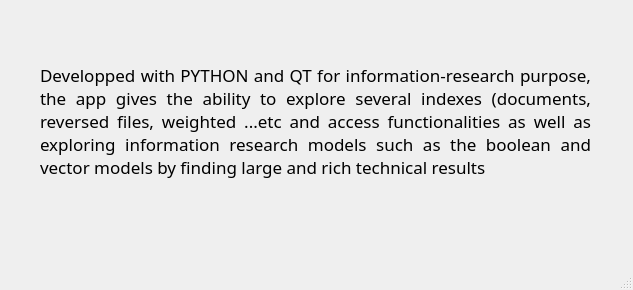
<?xml version="1.0" encoding="UTF-8"?>
<ui version="4.0">
 <class>MainWindow</class>
 <widget class="QMainWindow" name="MainWindow">
  <property name="geometry">
   <rect>
    <x>0</x>
    <y>0</y>
    <width>633</width>
    <height>290</height>
   </rect>
  </property>
  <property name="windowTitle">
   <string>About this app</string>
  </property>
  <widget class="QWidget" name="centralwidget">
   <widget class="QLabel" name="label">
    <property name="geometry">
     <rect>
      <x>40</x>
      <y>30</y>
      <width>551</width>
      <height>181</height>
     </rect>
    </property>
    <property name="maximumSize">
     <size>
      <width>16777215</width>
      <height>16777212</height>
     </size>
    </property>
    <property name="font">
     <font>
      <family>Sylfaen</family>
      <pointsize>13</pointsize>
     </font>
    </property>
    <property name="frameShadow">
     <enum>QFrame::Plain</enum>
    </property>
    <property name="text">
     <string>Developped with PYTHON and QT for information-research purpose, the app gives the ability to explore several indexes (documents, reversed files, weighted ...etc and access functionalities as well as exploring information research models such as the boolean and vector models by finding large and rich technical results</string>
    </property>
    <property name="textFormat">
     <enum>Qt::AutoText</enum>
    </property>
    <property name="alignment">
     <set>Qt::AlignJustify|Qt::AlignVCenter</set>
    </property>
    <property name="wordWrap">
     <bool>true</bool>
    </property>
   </widget>
  </widget>
  <widget class="QMenuBar" name="menubar">
   <property name="geometry">
    <rect>
     <x>0</x>
     <y>0</y>
     <width>633</width>
     <height>21</height>
    </rect>
   </property>
  </widget>
  <widget class="QStatusBar" name="statusbar"/>
 </widget>
 <resources/>
 <connections/>
</ui>
